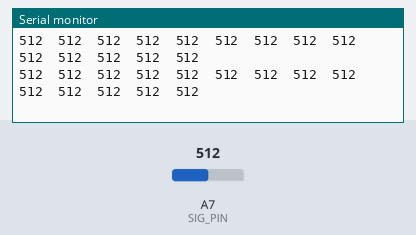
This sketch was run on a simulated Arduino Nano, built with avr-gcc and run on an emulated ATmega328P. On the bench: the last lines printed to the serial monitor. Inputs (shaded band) come from the test bench; at power-on: A7 (SIG_PIN) = 512.

Above: at 1.2 s.
1.3 s: A7 (SIG_PIN) set to 105
At 1.41 s:
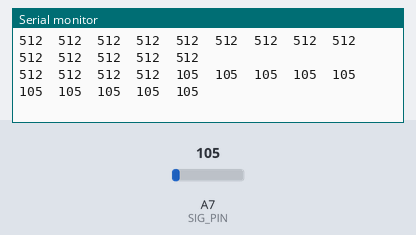
4.3 s: A7 (SIG_PIN) set to 95
At 4.33 s:
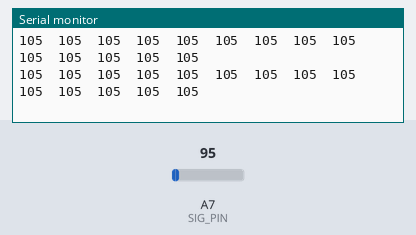
13.3 s: A7 (SIG_PIN) set to 8
At 13.34 s:
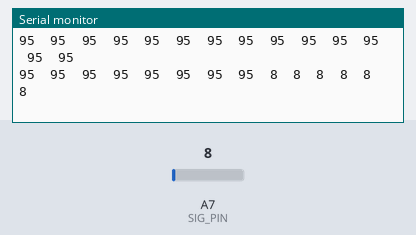
16.3 s: A7 (SIG_PIN) set to 11
At 16.43 s:
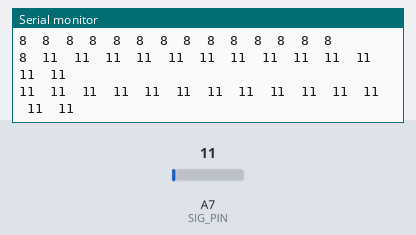
Timing chart, 0 to 19.3 s (numbered marks = the images above; inputs shaded):
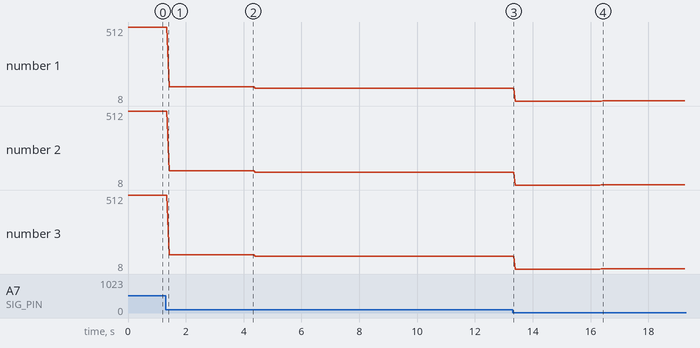

The sketch:

14ch_sensor_read_NANO.ino
```cpp
// Define control pins for the multiplexer
#define S0 8        //13//11
#define S1 10       //12//10
#define S2 11       //14//8
#define S3 12       //27//7
#define SIG_PIN A7  //26//A7  // Define the signal pin connected to the multiplexer (SIG)
#define sensorNumber 14
int sensor[sensorNumber];

void setup() {
  // Set control pins as outputs
  pinMode(S0, OUTPUT);
  pinMode(S1, OUTPUT);
  pinMode(S2, OUTPUT);
  pinMode(S3, OUTPUT);
  pinMode(SIG_PIN, INPUT);
  // Initialize serial communication for debugging
  Serial.begin(9600);
}

void loop() {
  for (int i = 0; i < sensorNumber; i++) {
    selectChannel(i);
    sensor[i] = analogRead(SIG_PIN);
    Serial.print(String(sensor[i]) + "  ");
  }
  Serial.println();
}

// Function to select a channel on the multiplexer
void selectChannel(int channel) {
  // Set the state of each control pin
  digitalWrite(S0, bitRead(channel, 0));  // Least significant bit
  digitalWrite(S1, bitRead(channel, 1));
  digitalWrite(S2, bitRead(channel, 2));
  digitalWrite(S3, bitRead(channel, 3));  // Most significant bit
}
```

Measured:
- after the input at 1.3 s, the serial monitor: prints a new line after 0.05 s (image 1)
- after the input at 13.3 s, the serial monitor: prints a new line at once (image 3)
- after the input at 16.3 s, the serial monitor: prints a new line after 0.06 s (image 4)
- plotted number 1: 512 → 105 after the input at 1.3 s, 105 → 95 after the input at 4.3 s, 95 → 8 after the input at 13.3 s, 8 → 11 after the input at 16.3 s
- plotted number 2: 512 → 105 after the input at 1.3 s, 105 → 95 after the input at 4.3 s, 95 → 8 after the input at 13.3 s, 8 → 11 after the input at 16.3 s
- plotted number 3: 512 → 105 after the input at 1.3 s, 105 → 95 after the input at 4.3 s, 95 → 8 after the input at 13.3 s, 8 → 11 after the input at 16.3 s
